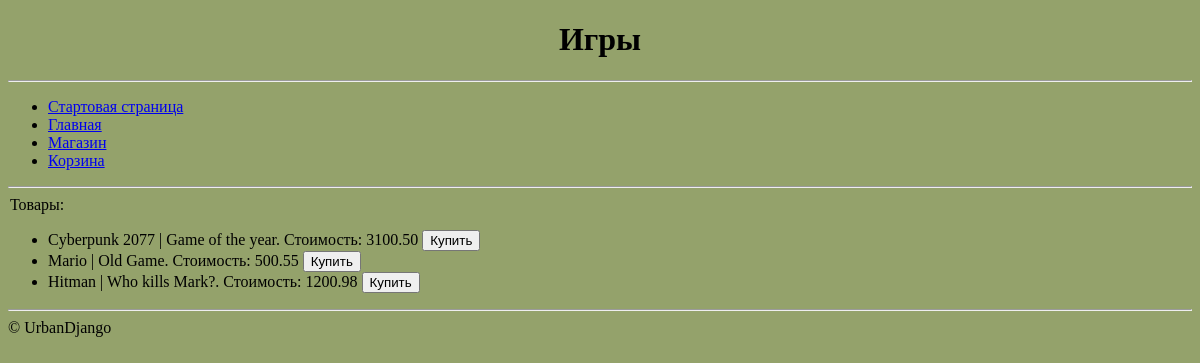
The page /platform/games/ on the database its author committed.
### task1/models.py (models this page shows, shortened)
class Game(models.Model):
    title = models.CharField(max_length=200)
    cost = models.DecimalField(max_digits=7, decimal_places=2) # в рублях с копейками
    size = models.DecimalField(max_digits=7, decimal_places=1) # в мегабайтах
    description = models.TextField()
    age_limited = models.BooleanField(default=False)
    buyer = models.ManyToManyField(Buyer, related_name='buyers')

### task1/views.py (the view)
# urls.py: path('platform/games/', ClassShop.as_view()),
class ClassShop(TemplateView):
    template_name = 'task1/games.html'
    def get_context_data(self, **kwargs):
        context = super().get_context_data(**kwargs)
        games = Game.objects.all()
        context['title'] = 'Игры'
        context['products'] = games
        return context

### task1/templates/task1/games.html (shortened to what this page needs)
{% extends "task1/menu.html" %}
{% block navigation %}
{{ block.super }}
{% endblock %}
{% block content %}
<legend>Товары:</legend>
<ul>
    {% for product in products %}
    <li>{{ product.title }} | {{ product.description }}. Стоимость: {{ product.cost }} <button type="submit" value="product">Купить</button></li>
    {% endfor %}
</ul>
{% endblock %}
{% block footer %}
{{ block.super }}
{% endblock %}

### static/style.css (style rules this page uses)
body { background-color: #94a26b; }

### rows shown on the page
Game: title "Cyberpunk 2077", description "Game of the year", cost "3100.50"
Game: title "Mario", description "Old Game", cost "500.55"
Game: title "Hitman", description "Who kills Mark?", cost "1200.98"

### other values the page prints
{{ title }} "Игры"
